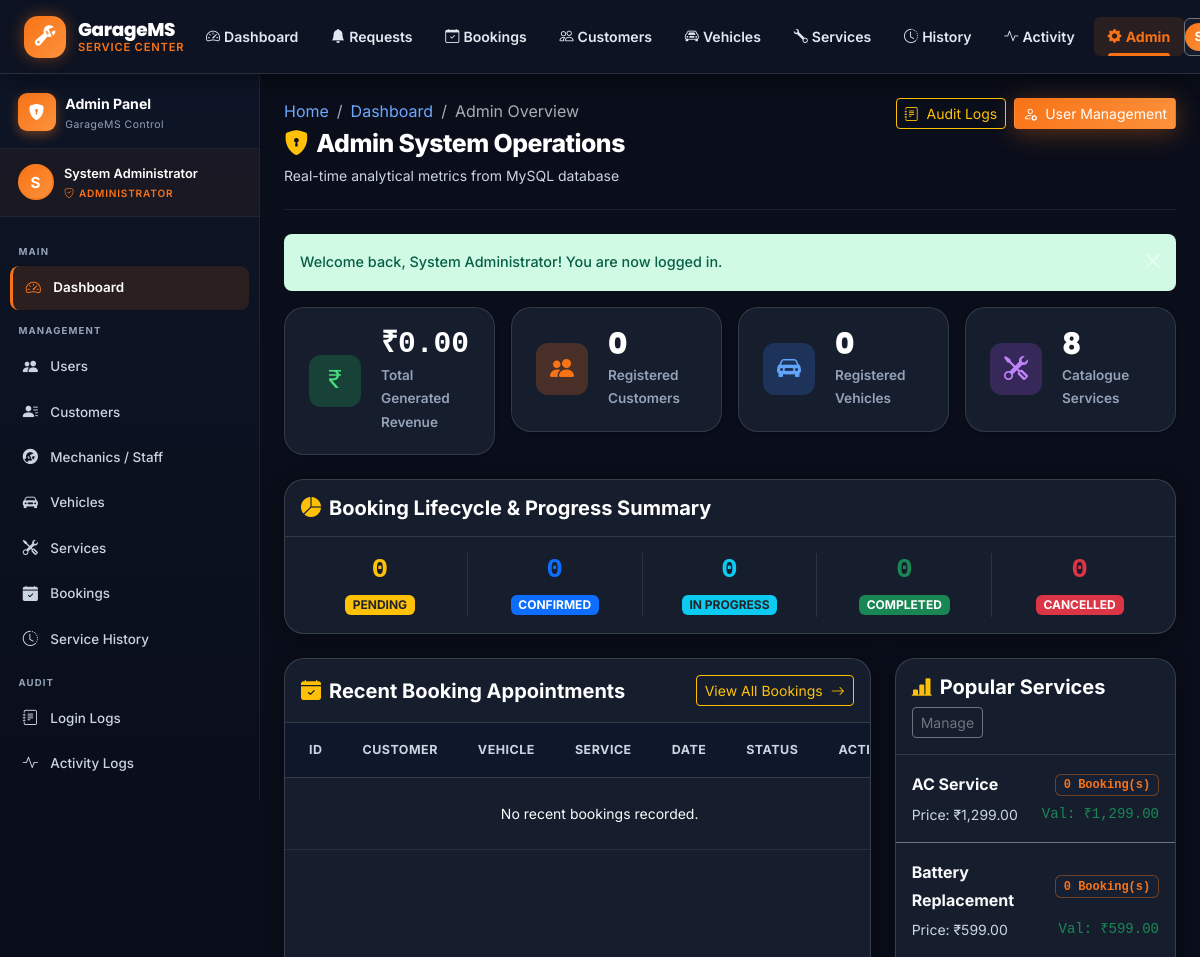
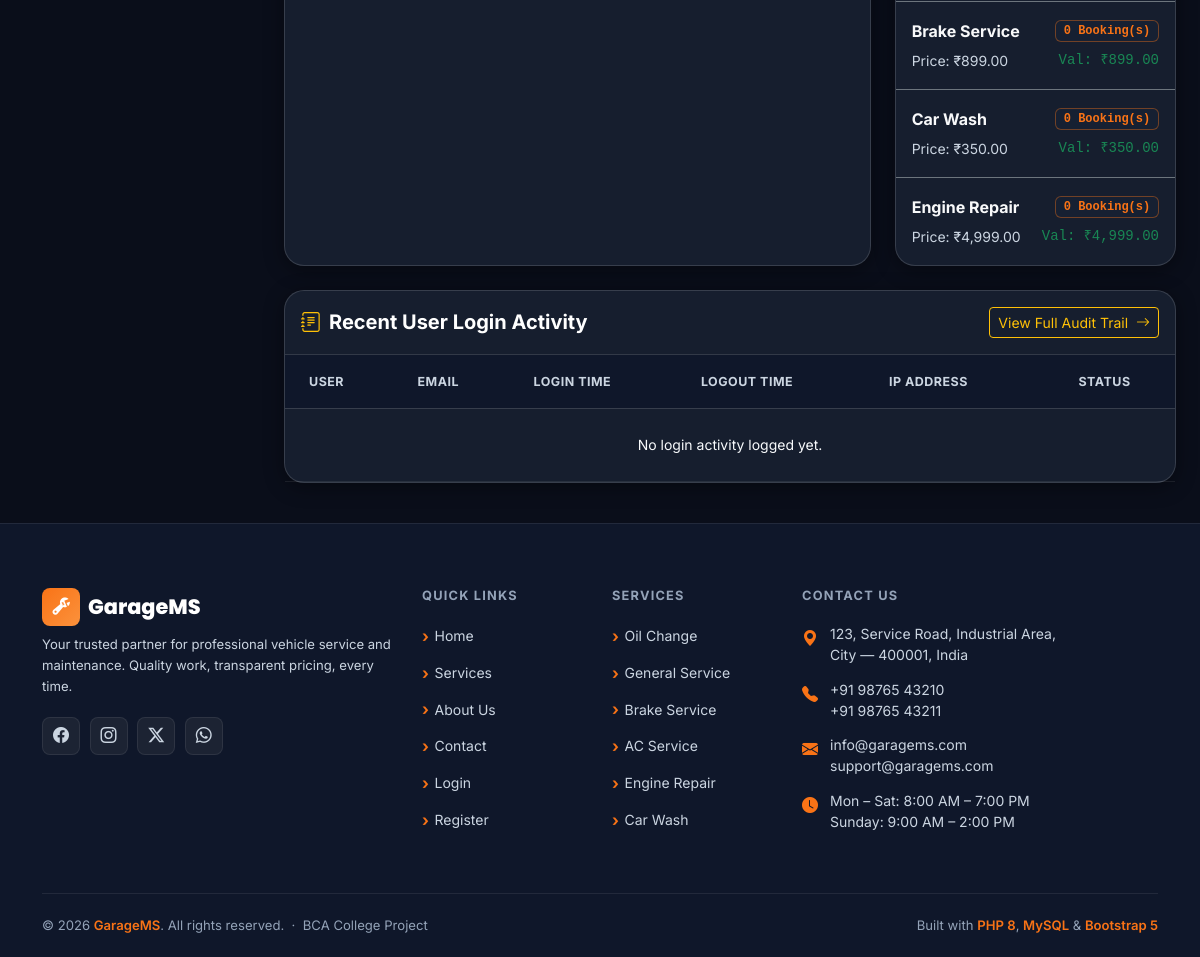
Page /admin/dashboard.php (signed in) on the committed database (2 pictures, top to bottom).
### tables this page shows
CREATE TABLE `services` (
    `id`             INT UNSIGNED    NOT NULL AUTO_INCREMENT,
    `service_name`   VARCHAR(100)    NOT NULL                COMMENT 'Display name of the service',
    `description`    TEXT            DEFAULT NULL            COMMENT 'Detailed description',
    `price`          DECIMAL(10, 2)  NOT NULL DEFAULT 0.00   COMMENT 'Standard price in local currency',
    `estimated_time` DECIMAL(5, 2)   DEFAULT NULL            COMMENT 'Estimated hours to complete',
    `status`         ENUM('active','inactive')
                                     NOT NULL DEFAULT 'active' COMMENT 'Whether service is bookable',
    `created_at`     TIMESTAMP       NOT NULL DEFAULT CURRENT_TIMESTAMP,
    `updated_at`     TIMESTAMP       NOT NULL DEFAULT CURRENT_TIMESTAMP
                                              ON UPDATE CURRENT_TIMESTAMP,

    PRIMARY KEY (`id`),

     
    INDEX `idx_services_status` (`status`)

);

### admin/dashboard.php (the view, shortened to what this page needs)
<?php
require_once __DIR__ . '/../includes/header.php';
$pdo = getDBConnection();
try {
    $totalCustomers = (int)$pdo->query('SELECT COUNT(*) FROM customers')->fetchColumn();
    $totalVehicles  = (int)$pdo->query('SELECT COUNT(*) FROM vehicles')->fetchColumn();
    $totalServices  = (int)$pdo->query('SELECT COUNT(*) FROM services')->fetchColumn();
    $pendingBookings    = (int)$pdo->query("SELECT COUNT(*) FROM bookings WHERE status = 'pending'")->fetchColumn();
    $confirmedBookings  = (int)$pdo->query("SELECT COUNT(*) FROM bookings WHERE status = 'confirmed'")->fetchColumn();
    $inProgressBookings = (int)$pdo->query("SELECT COUNT(*) FROM bookings WHERE status = 'in_progress'")->fetchColumn();
    $completedBookings  = (int)$pdo->query("SELECT COUNT(*) FROM bookings WHERE status = 'completed'")->fetchColumn();
    $cancelledBookings  = (int)$pdo->query("SELECT COUNT(*) FROM bookings WHERE status = 'cancelled'")->fetchColumn();
    $stmtRev = $pdo->query(
        "SELECT COALESCE(SUM(h.service_cost), 0) +
                COALESCE((SELECT SUM(s.price)
                            FROM bookings b
                            JOIN services s ON b.service_id = s.id
                           WHERE b.status = 'completed'
                             AND b.id NOT IN (SELECT booking_id FROM service_history WHERE booking_id IS NOT NULL)), 0)
           FROM service_history h"
    );
    $totalRevenue = (float)($stmtRev->fetchColumn() ?: 0.00);
    $stmtRecentBkg = $pdo->query(
        "SELECT b.*, c.name AS customer_name, c.phone AS customer_phone, v.vehicle_number, s.service_name, s.price
           FROM bookings b
           JOIN customers c ON b.customer_id = c.id
           JOIN vehicles v ON b.vehicle_id = v.id
           JOIN services s ON b.service_id = s.id
          ORDER BY b.id DESC
          LIMIT 5"
    );
    $recentBookings = $stmtRecentBkg->fetchAll();
    $stmtLogins = $pdo->query(
        "SELECT l.*, u.name AS user_name, u.email AS user_email, u.role AS user_role
           FROM login_logs l
      LEFT JOIN users u ON l.user_id = u.id
          ORDER BY l.login_time DESC
          LIMIT 5"
    );
    $recentLogins = $stmtLogins->fetchAll();
    $stmtPopServices = $pdo->query(
        "SELECT s.id, s.service_name, s.price, s.status,
                COUNT(b.id) AS total_bookings,
                COALESCE(SUM(s.price), 0) AS total_value
           FROM services s
      LEFT JOIN bookings b ON s.id = b.service_id
       GROUP BY s.id
       ORDER BY total_bookings DESC, s.service_name ASC
          LIMIT 5"
    );
    $popularServices = $stmtPopServices->fetchAll();
} catch (PDOException $e) {
    error_log('[GarageMS] Admin Dashboard Metrics Error: ' . $e->getMessage());
    $totalCustomers = $totalVehicles = $totalServices = $totalBookings = 0;
    $pendingBookings = $confirmedBookings = $inProgressBookings = $completedBookings = $cancelledBookings = 0;
    $totalRevenue = 0.00;
    $recentBookings = $recentLogins = $popularServices = [];
}
require_once __DIR__ . '/../includes/navbar.php';
require_once __DIR__ . '/includes/admin_nav.php';
?>
<div class="admin-content">
    <div class="admin-page-header">
        <div>
            <nav aria-label="breadcrumb">
                <ol class="breadcrumb mb-1">
                    <li class="breadcrumb-item"><a href="<?= BASE_URL ?>index.php">Home</a></li>
                    <li class="breadcrumb-item"><a href="<?= BASE_URL ?>admin/dashboard.php">Dashboard</a></li>
                    <li class="breadcrumb-item active" aria-current="page">Admin Overview</li>
                </ol>
            </nav>
            <h1 class="admin-page-title">
                <i class="bi bi-shield-lock-fill text-warning"></i>Admin System Operations
            </h1>
            <span class="text-muted small">Real-time analytical metrics from MySQL database</span>
        </div>
        <div class="d-flex gap-2 align-items-center flex-wrap">
            <a href="<?= BASE_URL ?>admin/logs.php" class="btn btn-outline-warning btn-sm">
                <i class="bi bi-journal-text me-1"></i> Audit Logs
            </a>
            <a href="<?= BASE_URL ?>admin/users.php" class="btn btn-gms-primary btn-sm">
                <i class="bi bi-person-gear me-1"></i> User Management
            </a>
        </div>
    </div>
    <div class="row g-3 mb-4">
        <div class="col-sm-6 col-xl-3">
            <div class="gms-stat-card border-left-accent">
                <div class="gms-stat-card-icon green">
                    <i class="bi bi-currency-rupee"></i>
                </div>
                <div class="gms-stat-card-body">
                    <div class="value font-monospace text-success">₹<?= number_format($totalRevenue, 2) ?></div>
                    <div class="label">Total Generated Revenue</div>
                </div>
            </div>
        </div>
        <div class="col-sm-6 col-xl-3">
            <div class="gms-stat-card">
                <div class="gms-stat-card-icon orange">
                    <i class="bi bi-people-fill"></i>
                </div>
                <div class="gms-stat-card-body">
                    <div class="value"><?= number_format($totalCustomers) ?></div>
                    <div class="label">Registered Customers</div>
                </div>
            </div>
        </div>
        <div class="col-sm-6 col-xl-3">
            <div class="gms-stat-card">
                <div class="gms-stat-card-icon blue">
                    <i class="bi bi-car-front-fill"></i>
                </div>
                <div class="gms-stat-card-body">
                    <div class="value"><?= number_format($totalVehicles) ?></div>
                    <div class="label">Registered Vehicles</div>
                </div>
            </div>
        </div>
        <div class="col-sm-6 col-xl-3">
            <div class="gms-stat-card">
                <div class="gms-stat-card-icon purple">
                    <i class="bi bi-tools"></i>
                </div>
                <div class="gms-stat-card-body">
                    <div class="value"><?= number_format($totalServices) ?></div>
                    <div class="label">Catalogue Services</div>
                </div>
            </div>
        </div>
    </div>
    <div class="row g-3 mb-4">
        <div class="col-12">
            <div class="card gms-panel shadow-sm">
                <div class="card-header bg-transparent border-secondary py-3">
                    <h5 class="card-title mb-0 fw-bold text-light">
                        <i class="bi bi-pie-chart-fill me-2 text-warning"></i>Booking Lifecycle & Progress Summary
                    </h5>
                </div>
                <div class="card-body p-3">
                    <div class="row row-cols-2 row-cols-sm-3 row-cols-lg-5 text-center g-3">
                        <div class="col border-end border-secondary border-opacity-25">
                            <div class="h3 fw-bold text-warning font-monospace mb-1"><?= $pendingBookings ?></div>
                            <span class="badge bg-warning text-dark px-2.5 py-1 text-uppercase small">Pending</span>
                        </div>
                        <div class="col border-end border-secondary border-opacity-25">
                            <div class="h3 fw-bold text-primary font-monospace mb-1"><?= $confirmedBookings ?></div>
                            <span class="badge bg-primary text-white px-2.5 py-1 text-uppercase small">Confirmed</span>
                        </div>
                        <div class="col border-end border-secondary border-opacity-25">
                            <div class="h3 fw-bold text-info font-monospace mb-1"><?= $inProgressBookings ?></div>
                            <span class="badge bg-info text-dark px-2.5 py-1 text-uppercase small">In Progress</span>
                        </div>
                        <div class="col border-end border-secondary border-opacity-25">
                            <div class="h3 fw-bold text-success font-monospace mb-1"><?= $completedBookings ?></div>
                            <span class="badge bg-success text-white px-2.5 py-1 text-uppercase small">Completed</span>
                        </div>
                        <div class="col">
                            <div class="h3 fw-bold text-danger font-monospace mb-1"><?= $cancelledBookings ?></div>
                            <span class="badge bg-danger text-white px-2.5 py-1 text-uppercase small">Cancelled</span>
                        </div>
                    </div>
                </div>
            </div>
        </div>
    </div>
    <div class="row g-4 mb-4">
        <div class="col-lg-8">
            <div class="card gms-panel shadow-sm h-100">
                <div class="card-header bg-transparent border-secondary py-3 d-flex align-items-center justify-content-between flex-wrap gap-2">
                    <h5 class="card-title mb-0 fw-bold text-light">
                        <i class="bi bi-calendar-check-fill me-2 text-warning"></i>Recent Booking Appointments
                    </h5>
                    <a href="<?= BASE_URL ?>bookings/list.php" class="btn btn-outline-warning btn-sm">
                        View All Bookings <i class="bi bi-arrow-right ms-1"></i>
                    </a>
                </div>
                <div class="card-body p-0">
                    <div class="table-responsive">
                        <table class="table table-dark table-hover align-middle mb-0 gms-table">
                            <thead class="table-dark text-muted uppercase small">
                                <tr>
                                    <th class="ps-4">ID</th>
                                    <th>Customer</th>
                                    <th>Vehicle</th>
                                    <th>Service</th>
                                    <th>Date</th>
                                    <th class="text-center">Status</th>
                                    <th class="pe-4 text-end">Action</th>
                                </tr>
                            </thead>
                            <tbody>
                                <?php if (empty($recentBookings)): ?>
                                    <tr>
                                        <td colspan="7" class="text-center py-4 text-muted">No recent bookings recorded.</td>
                                    </tr>
                                <?php endif; ?>
                            </tbody>
                        </table>
                    </div>
                </div>
            </div>
        </div>
        <div class="col-lg-4">
            <div class="card gms-panel shadow-sm h-100">
                <div class="card-header bg-transparent border-secondary py-3 d-flex align-items-center justify-content-between flex-wrap gap-2">
                    <h5 class="card-title mb-0 fw-bold text-light">
                        <i class="bi bi-bar-chart-line-fill me-2 text-warning"></i>Popular Services
                    </h5>
                    <a href="<?= BASE_URL ?>services/list.php" class="btn btn-outline-secondary btn-sm">
                        Manage
                    </a>
                </div>
                <div class="card-body p-0">
                    <ul class="list-group list-group-flush">
                        <?php if (empty($popularServices)): ?>
                            <li class="list-group-item bg-transparent text-muted text-center py-4">No services recorded.</li>
                        <?php else: ?>
                            <?php foreach ($popularServices as $svc): ?>
                                <li class="list-group-item bg-transparent border-secondary text-light py-3">
                                    <div class="d-flex align-items-center justify-content-between mb-1">
                                        <span class="fw-bold"><?= e($svc['service_name']) ?></span>
                                        <span class="badge bg-dark-subtle text-warning border border-warning-subtle font-monospace">
                                            <?= (int)$svc['total_bookings'] ?> Booking(s)
                                        </span>
                                    </div>
                                    <div class="d-flex align-items-center justify-content-between text-muted small">
                                        <span>Price: ₹<?= number_format($svc['price'], 2) ?></span>
                                        <span class="text-success font-monospace">Val: ₹<?= number_format($svc['total_value'], 2) ?></span>
                                    </div>
                                </li>
                            <?php endforeach; ?>
                        <?php endif; ?>
                    </ul>
                </div>
            </div>
        </div>
    </div>
    <div class="row g-4 mb-2">
        <div class="col-12">
            <div class="card gms-panel shadow-sm">
                <div class="card-header bg-transparent border-secondary py-3 d-flex align-items-center justify-content-between flex-wrap gap-2">
                    <h5 class="card-title mb-0 fw-bold text-light">
                        <i class="bi bi-journal-text me-2 text-warning"></i>Recent User Login Activity
                    </h5>
                    <a href="<?= BASE_URL ?>admin/logs.php" class="btn btn-outline-warning btn-sm">
                        View Full Audit Trail <i class="bi bi-arrow-right ms-1"></i>
                    </a>
                </div>
                <div class="card-body p-0">
                    <div class="table-responsive">
                        <table class="table table-dark table-hover align-middle mb-0 gms-table">
                            <thead class="table-dark text-muted uppercase small">
                                <tr>
                                    <th class="ps-4">User</th>
                                    <th>Email</th>
                                    <th>Login Time</th>
                                    <th>Logout Time</th>
                                    <th>IP Address</th>
                                    <th class="pe-4 text-center">Status</th>
                                </tr>
                            </thead>
                            <tbody>
                                <?php if (empty($recentLogins)): ?>
                                    <tr>
                                        <td colspan="6" class="text-center py-4 text-muted">No login activity logged yet.</td>
                                    </tr>
                                <?php endif; ?>
                            </tbody>
                        </table>
                    </div>
                </div>
            </div>
        </div>
    </div>
</div>
<?php
require_once __DIR__ . '/includes/admin_footer.php';
require_once __DIR__ . '/../includes/footer.php';
?>

### rows in the picture
services: service_name "AC Service", total_bookings "0", price "1,299.00", total_value "1,299.00"
services: service_name "Battery Replacement", total_bookings "0", price "599.00", total_value "599.00"
services: service_name "Brake Service", total_bookings "0", price "899.00", total_value "899.00"
services: service_name "Car Wash", total_bookings "0", price "350.00", total_value "350.00"
services: service_name "Engine Repair", total_bookings "0", price "4,999.00", total_value "4,999.00"

### other values in the picture
mb_substr($_SESSION['user_name'] ?? 'A', 0, 1) "S"
$_SESSION['user_name'] "System Administrator"
$msg "Welcome back, System Administrator! You are now logged in."
$totalRevenue "0.00"
$totalCustomers "0"
$totalVehicles "0"
$totalServices "8"
$pendingBookings "0"
$confirmedBookings "0"
$inProgressBookings "0"
$completedBookings "0"
$cancelledBookings "0"
